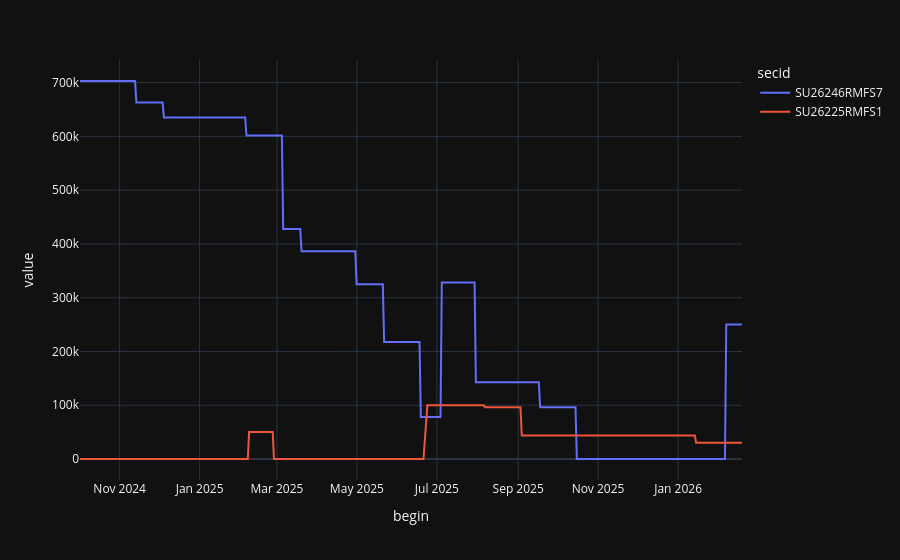

Here is the notebook cell this chart was saved with:
### Code cell
(df['remaining_size_mln'].loc[secids].unstack().T.fillna(0.)).plot(backend='plotly')

### Figure 1 — Plotly figure (JSON) as saved in the notebook; plotly's stock layout.template omitted (floating-point values rounded to 4 significant figures; data arrays with more than 128 entries replaced by an {"elided": "..."} marker saying what was removed)
{"data": [{"hovertemplate": "secid=SU26246RMFS7<br>begin=%{x}<br>value=%{y}<extra></extra>", "legendgroup": "SU26246RMFS7", "line": {"color": "#636efa", "dash": "solid"}, "marker": {"symbol": "circle"}, "mode": "lines", "name": "SU26246RMFS7", "orientation": "v", "showlegend": true, "x": {"elided": "340 str values"}, "xaxis": "x", "y": {"elided": "340 float values"}, "yaxis": "y", "type": "scatter"}, {"hovertemplate": "secid=SU26225RMFS1<br>begin=%{x}<br>value=%{y}<extra></extra>", "legendgroup": "SU26225RMFS1", "line": {"color": "#EF553B", "dash": "solid"}, "marker": {"symbol": "circle"}, "mode": "lines", "name": "SU26225RMFS1", "orientation": "v", "showlegend": true, "x": {"elided": "340 str values"}, "xaxis": "x", "y": {"elided": "340 float values"}, "yaxis": "y", "type": "scatter"}], "layout": {"xaxis": {"anchor": "y", "domain": [0.0, 1.0], "title": {"text": "begin"}}, "yaxis": {"anchor": "x", "domain": [0.0, 1.0], "title": {"text": "value"}}, "legend": {"title": {"text": "secid"}, "tracegroupgap": 0}, "margin": {"t": 60}}}
